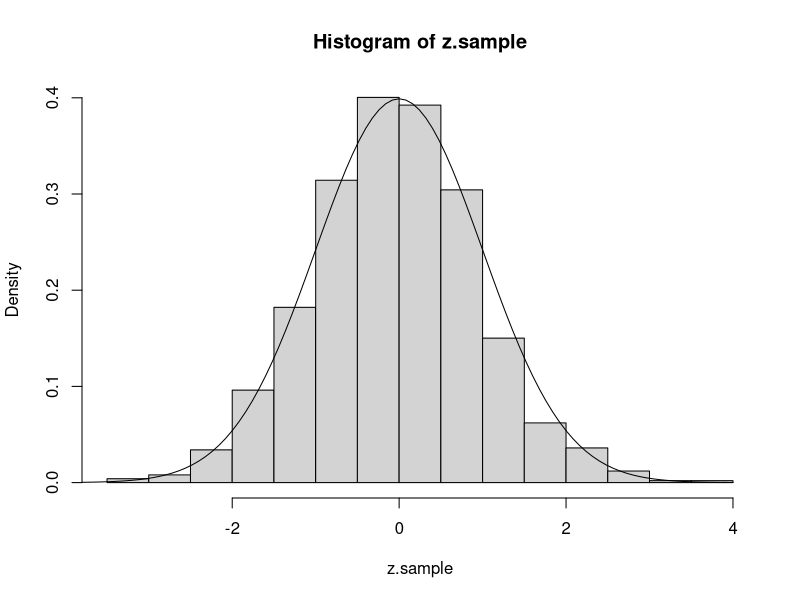
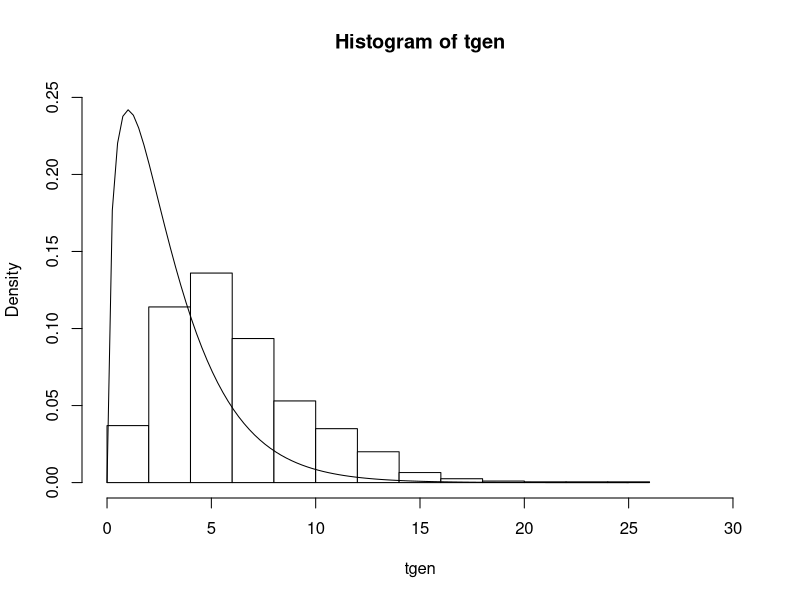
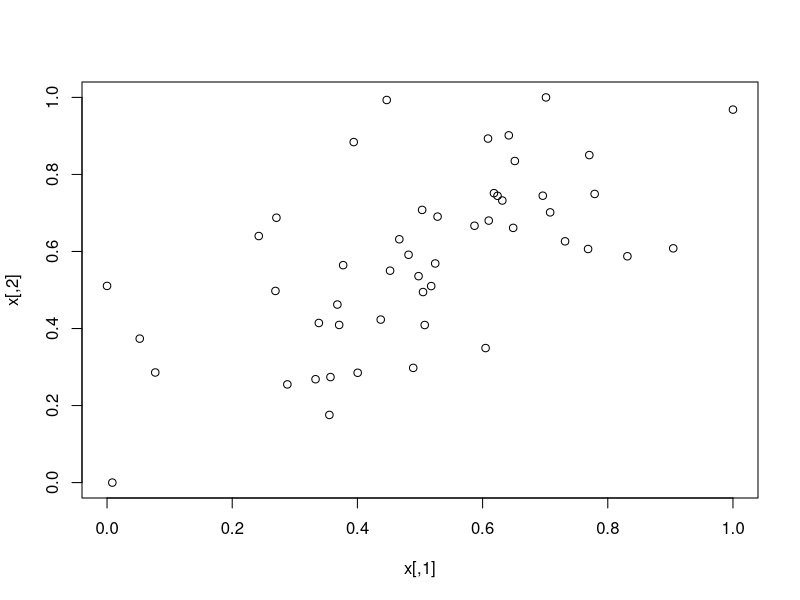
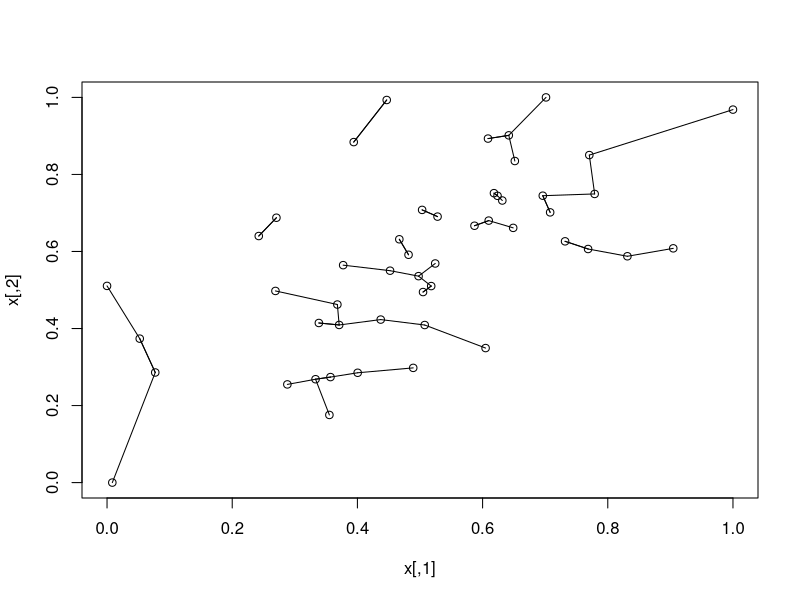
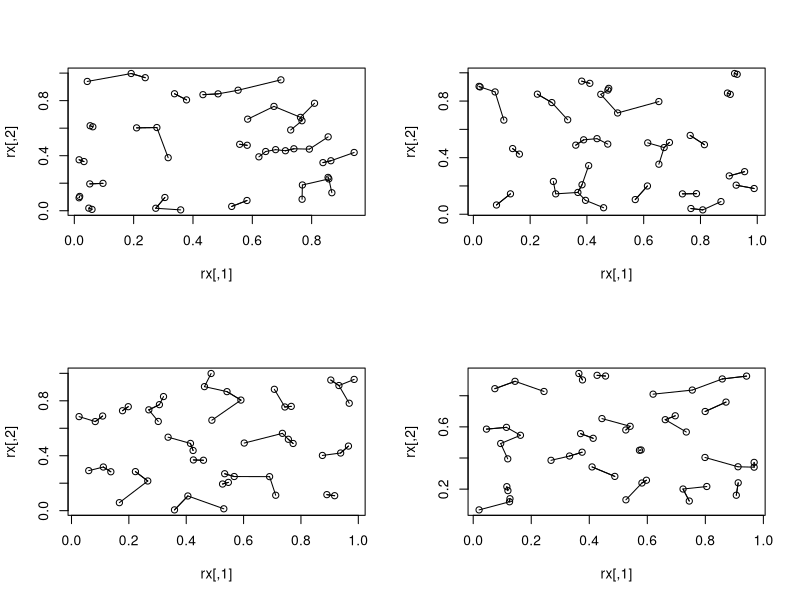

Source code (R) for these figures, in order:


#####################################################################################
# Normal example
#####################################################################################

n=20
t.sample <- replicate(999,
                mean(rnorm(n)))

#t.sample <- c() 

#for(i in 1:999){
 # temp <- rnorm(n=n, mean=0, sd=1)
  #t.sample[i] <- mean(temp)
#}
z.sample <- t.sample*sqrt(n)/1
z <- c(z.sample, 2) # recall Zobs = 2


sum(z>2)/1000
1-pnorm(2)

hist(z.sample, probability=T)
curve(dnorm, -4,4,add=TRUE)


#####################################################################################
# Exams example
#####################################################################################

exams<-matrix(c(3,8,4,8,5,3,4,0),nrow=2,ncol=4)
chisq.test(exams)

examsreduced<-matrix(c(3,8,4,8,9,3),nrow=2,ncol=3)
chisq.test(examsreduced)

#################################################


prob<-apply(exams,2,sum)/sum(exams)
expec<-c(prob*16,prob*19)
tobs<-sum( (c(exams[1,],exams[2,])-expec)^2/expec)

tgen  <- replicate(1000,
                   {
                     obs<-c(rmultinom(1,16,prob),rmultinom(1,19,prob))
                     sum((obs-expec)^2/expec)
                   }
)

par(mfrow=c(1,1))
hist(tgen,prob=T,ylim=c(0,0.25),col=0,xlim=c(0,30))
lines(seq(from=0,to=25,length=100),dchisq(seq(from=0,to=25,length=100),3))

sum(tgen>tobs)
sum(tgen>tobs)/length(tgen)




#####################################################################################
### Testing for spatial randomness ####
#####################################################################################


# Read in the observed data
x<-matrix(c(0.64183627, 0.37724091, 0.6238449, 0.27059961, 0.52431424, 0.07702952, 0.40041743, 
    0.60477365, 0.43723551, 0.77048353, 0.3708506, 0.0084252787, 0.24240117, 
    0.73177749, 0.48169126, 0.58705295, 0.70793248, 0.052239959, 0.36798376, 
    0.35522715, 0.28808044, 0.46695876, 0.83134469, 0.49769194, 0.7685349, 0.35695953,
    0.50752601, 0.33841213, 0.63149462, 0.45216901, 0.60864363, 0.6488713, 0.48915889,
    0.69615915, 1., 0.61816525, 0.50339415, 0.70128727, 0.51788491, 0.26905284, 
    0.60979083, 0.50484525, 0.44681789, 0.77901966, 0.90460022, 0.39411187, 0.5280443,
    0.33311544, 0.65149943, 0., 0.90152143, 0.56449707, 0.74448572, 0.68764737, 
    0.56885903, 0.28586782, 0.28512201, 0.34925324, 0.42320853, 0.85028059, 0.409249,
    0., 0.64011021, 0.62635965, 0.59147053, 0.66682285, 0.70156484, 0.37372079, 
    0.46225028, 0.1756221, 0.25491359, 0.63169307, 0.58757665, 0.5359571, 0.60643316,
    0.27393282, 0.40908448, 0.41437412, 0.73234747, 0.55014021, 0.89311939, 0.66129336,
    0.29782663, 0.74479574, 0.96833546, 0.75142247, 0.70796747, 1., 0.51019547, 
    0.49757075, 0.68018413, 0.49468926, 0.9932952, 0.74938044, 0.60818068, 0.88398524,
    0.69053409, 0.26836528, 0.83488132, 0.51063196)
, nrow = 50, ncol = 2)

plot(x)
##################################################
## A visual illustration of our test statistic
 
par(mfrow=c(1,1))
n<-length(x[,1])
mx1<-matrix(x[,1],n,n,byrow=F)
mx2<-matrix(x[,2],n,n,byrow=F)
distances<-((mx1-t(mx1))^2+(mx2-t(mx2))^2)^0.5
distances<-distances+diag(100,n,n)

plot(x)

#indexes = apply(distances,1, which.min)

for(i in 1:50){
  index<-which.min(distances[i,])  #  alternatively: which(distances[i,]==min(distances[i,]))
  lines(c(x[i,1],x[index,1]),c(x[i,2],x[index,2]))        
}

1/mean(apply(distances,2,min))


##################################################
# A function which, given observations x find the test stat 

nnsum<-function(x){
    n<-length(x[,1])
    mx1<-matrix(x[,1],n,n,byrow=F)
    mx2<-matrix(x[,2],n,n,byrow=F)
    distances<-((mx1-t(mx1))^2+(mx2-t(mx2))^2)^0.5
    distances<-distances+diag(100,n,n) # so that we don't pick the distance
    # to ourselves
    return(mean(apply(distances,2,min)))
}

##################################################
# A function which perform the Monte Carlo Test
# Arguments x (observed data) and n number of MC reps
mctest<-function(x,n) {
    	tobs<-1/nnsum(x)
    	test.stat<-vector("numeric",n)
	for(i in 1:n){
    		rx<-matrix(runif(100),nrow=50,ncol=2)
    		test.stat[i] <- 1/    nnsum(rx)
	} 
	sum(test.stat>tobs)
}
##################################################
# Illustration of four randomly sampled datasets under H0
#x11()
par(mfrow=c(2,2))
for(j in 1:4){

	rx<-matrix(runif(100),nrow=50,ncol=2)

	n<-length(rx[,1])
	mx1<-matrix(rx[,1],n,n,byrow=F)
	mx2<-matrix(rx[,2],n,n,byrow=F)
    	distances<-((mx1-t(mx1))^2+(mx2-t(mx2))^2)^0.5
    	distances<-distances+diag(100,n,n)

	plot(rx)


	for(i in 1:50){
		index<-which(distances[i,]==min(distances[i,]))
	lines(c(rx[i,1],rx[index,1]),c(rx[i,2],rx[index,2]))        
	}
}

